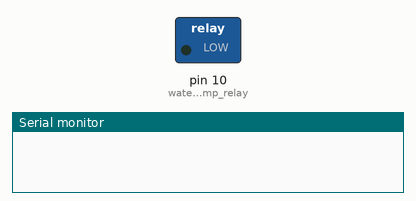
Simulated run of this sketch. Board: Arduino Uno, built with avr-gcc and run on an emulated ATmega328P. Shown: switched loads named in the sketch (green lamp = pin HIGH), the last lines printed to the serial monitor. The modem accepts every AT command (registered, SIM ready, sends succeed) and sends nothing else.

Above: at 0.1 s.
At 3.6 s:
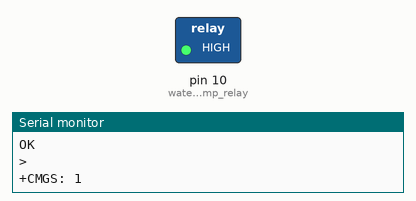
Timing chart, 0 to 5.1 s (numbered marks = the images above):
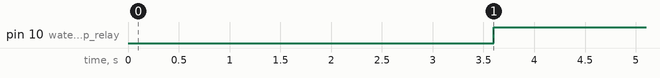

Measured:
- by itself, pin 10 (water_pomp_relay): LOW → HIGH at 3.6 s

The sketch:

code.ino
```cpp
#include <SoftwareSerial.h>

#define water_pomp_relay 10

String number = "+98123456789";
//Create software serial object to communicate with SIM800L
SoftwareSerial mySerial(3, 2);
//SIM800L Tx & Rx is connected to Arduino #3 & #2

void setup()
{
  Serial.begin(9600);
  mySerial.begin(9600);
  // Serial.println("Initializing...");
  pinMode(water_pomp_relay , OUTPUT);
  delay(1000);
  mySerial.println("AT"); //Once the handshake test is successful, it will back to OK
  updateserial();
  mySerial.println("AT+CMGF=1"); // Configuring TEXT mode
  updateserial();
  mySerial.println("AT+CMGS=" + number); //change ZZ with country code and xxxxxxxxxxx with phone number to sms
  updateserial();
  mySerial.println("system is ready to use "); //text content
  updateserial();
  mySerial.write(26);
}

void loop()
{
  int soil_moisture = analogRead(A0); // read from analog pin A0
  digitalWrite(water_pomp_relay , LOW);
  // Serial.print("analog value: ");
  // Serial.println(soil_moisture);

  if (soil_moisture < 30)
  {
    // Serial.println("Dry soil");
    digitalWrite(water_pomp_relay, HIGH);
    delay(3000);
    if (soil_moisture < 30)
    {
      mySerial.print("the container is run out , check the water source"); //text content to send sms
      updateserial();
      mySerial.write(26);
      delay(10000);
    }
  }

  if ((soil_moisture > 300) && (soil_moisture < 700))
  {
    // Serial.println("Humid soil");
    // Serial.println("watering");
    mySerial.println("the system is watering now"); //text content to send sms
    updateserial();
    mySerial.write(26);
    digitalWrite(water_pomp_relay , HIGH);
    delay(1500);
  }

  if ((soil_moisture > 700) && (soil_moisture < 950))
  {
    digitalWrite(water_pomp_relay, 0);
    mySerial.println("no need to watering"); //text content to send sms
    updateserial();
    mySerial.write(26);
  }
  delay((1000 * 3600));
}

void updateserial()
{
  delay(500);
  while (Serial.available())
  {
    mySerial.write(Serial.read());//Forward what Serial received to Software Serial Port
  }
  while (mySerial.available())
  {
    Serial.write(mySerial.read());//Forward what Software Serial received to Serial Port
  }
}
```
